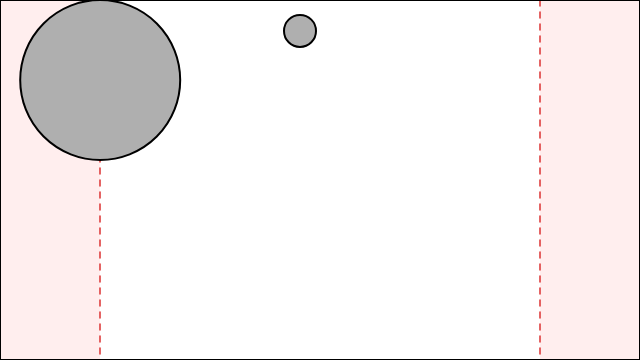
Frame 1 (no input)
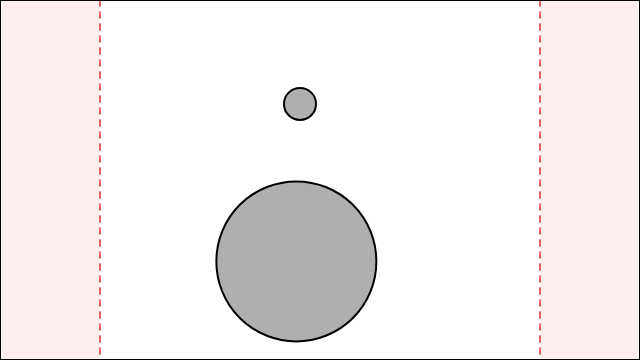
Frame 60 (no input)
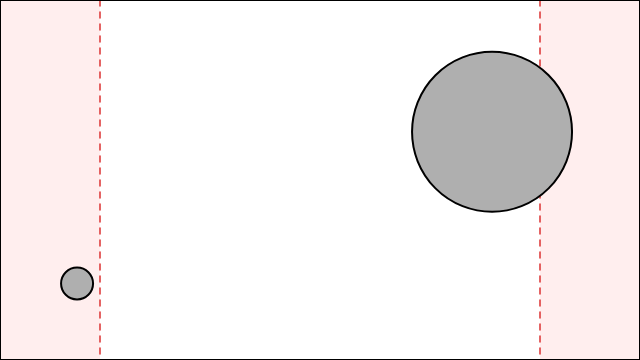
Frame 120 (the mouse pressed at the canvas centre since frame 60)

The p5.js sketch that drew these frames (run headless with seeded random() and noise() and a simulated clock; from frame 60 on, the mouse is pressed at the canvas centre):

// p5.js sketch
// ── sketch.js
class Mover{

  constructor(x, y, mass){ // takes in 3 parameters, x and y position, and mass
    this.velocity = createVector(0,0); 
    this.acceleration = createVector(0,0);
    this.mass = mass;
    this.position = createVector(x, y);
    this.topspeed = 100;
    this.radius = this.mass * 8;
  }

  applyForce(force){
    let f = p5.Vector.div(force, this.mass); // F = Ma => a = F/m

    this.acceleration.add(f); // add a to acceleration
    
  }

  windForce(){
    let mouse = createVector(mouseX, mouseY);
    let dir = p5.Vector.sub(this.position, mouse);
    let distance = dir.mag();
    let maxDistance = 200;
    if (distance > 0 && distance < maxDistance) {
      dir.normalize();
      let strength = map(distance, 0, maxDistance, 2, 0);
      dir.mult(strength);
      return dir;
    }
    return createVector(0, 0);
  }

  update(){
    this.velocity.add(this.acceleration);
    this.position.add(this.velocity);
    this.acceleration.mult(0); // reset acceleration to 0 each frame
    //this.velocity.x *= .98; // slight air resistance, prevents oscillations
  }

  show(){ // display the mover
    stroke(0);
    fill(175);
    circle(this.position.x, this.position.y, this.radius * 2); 
  }

  checkEdges(){ // check if the mover is outside the canvas
    if(this.position.x > width-this.radius){ // if the mover is outside then set position to 
      this.position.x = width-this.radius; //the edge and reverse the velocity right
      this.velocity.x *= -1;
    }
    else if(this.position.x < this.radius){ // same but for the left edge
      this.velocity.x *= -1;
      this.position.x = this.radius;
    }
    if(this.position.y > height-this.radius){ // same but for the bottom edge
      this.velocity.y *= -1;
      this.position.y = height-this.radius;
    }
    else if(this.position.y < this.radius){ // same but for the top edge
      this.velocity.y *= -1;
      this.position.y = this.radius;
    }
  }

  EdgeForce(){
    let maxdist = 100;
    let pushPower = 0.25; // Controls strength of the return push

    if (this.position.x > width - maxdist - this.radius) { // RIGHT WALL
      let distance = width - this.position.x - this.radius;
      
      // Ramp from 0 (at 100px away) up to pushPower (at 0px away)
      // map(value, startMin, startMax, endMin, endMax)
      let push = map(distance, maxdist, 0, 0, pushPower);
      
      // smooth repulsive force pushing LEFT, proportional to mass
      let repulsion = createVector(-push * this.mass, 0);
      this.applyForce(repulsion);

      // Extra damping ONLY while moving TOWARD the wall
      if (this.velocity.x > 0) {
        let brake = createVector(-this.velocity.x * 0.15 * this.mass, 0);
        this.applyForce(brake);
      }
    }

    if (this.position.x < maxdist + this.radius) { // LEFT WALL
      let distance = this.position.x - this.radius;
      let push = map(distance, maxdist, 0, 0, pushPower);

      // Smooth repulsive force pushing RIGHT
      let repulsion = createVector(push * this.mass, 0);
      this.applyForce(repulsion);

      // Extra damping ONLY while moving TOWARD the wall
      if (this.velocity.x < 0) {
        let brake = createVector(-this.velocity.x * 0.15 * this.mass, 0);
        this.applyForce(brake);
      }
    }
  }
}

  let moverA;
  let moverB;
  let MAX_DIST = 100; // Distance from the edge where repulsion starts

  function setup() {
    createCanvas(640, 360);
    moverA = new Mover(100, 30, 10);
    moverB = new Mover(300, 30, 2);
  }

  function draw(){
    background(255);
    drawCanvasGuides();

    let gravity = createVector(0, 0.98);
    gravityA = p5.Vector.mult(gravity, moverA.mass);
    gravityB = p5.Vector.mult(gravity, moverB.mass);


    
    if(mouseIsPressed){
      let windA = moverA.windForce();
      let windB = moverB.windForce();

      moverA.applyForce(windA);
      moverB.applyForce(windB);
    }

    moverA.applyForce(gravityA);
    
    moverA.EdgeForce();
    moverA.update();
    moverA.checkEdges();
    moverA.show();

    moverB.applyForce(gravityB);
    moverB.EdgeForce();
    moverB.update();
    moverB.checkEdges();
    moverB.show();
  }

  function drawCanvasGuides() {

  noStroke();

  // 1. Highlight Repulsive Zones 
  fill(255, 200, 200, 80);
  rect(0, 0, MAX_DIST, height); // Left force zone
  rect(width - MAX_DIST, 0, MAX_DIST, height); // Right force zone

  // 2. Dashed Lines at 100px Threshold Boundaries
  stroke(220, 50, 50);
  strokeWeight(1.5);
  drawingContext.setLineDash([6, 6]); // Set dashed pattern

  line(MAX_DIST, 0, MAX_DIST, height); // Left boundary  
  line(width - MAX_DIST, 0, width - MAX_DIST, height); // Right boundary  

  // Reset line dash so it doesn't affect other drawings
  drawingContext.setLineDash([]);

  // 3. Canvas Outer Border 
  stroke(0);
  strokeWeight(2);
  noFill();
  rect(0, 0, width, height);
}
